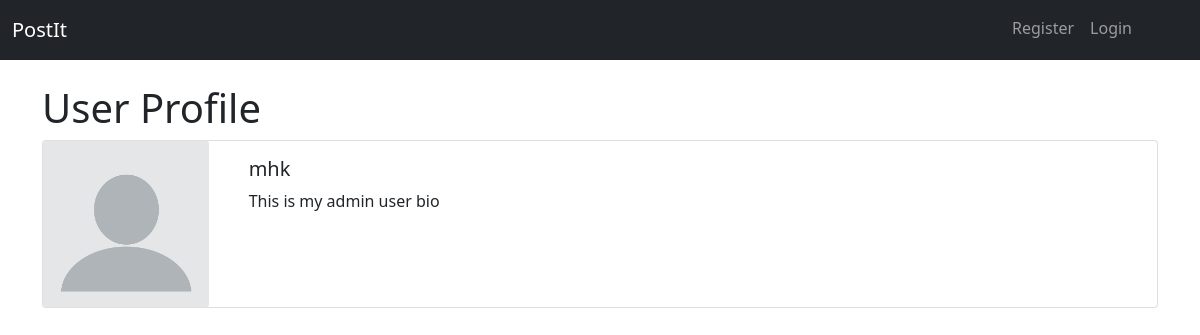
Page /accounts/1/profile/ on the earlier database version.
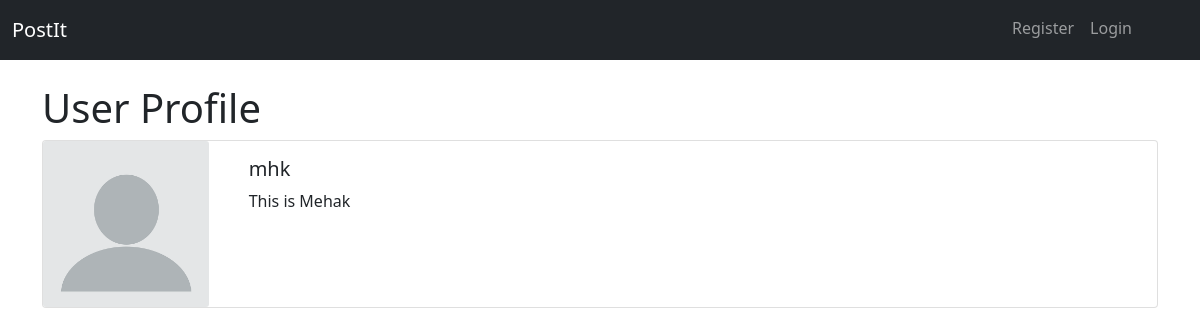
Same page on the later database version.
### postIt/models.py (models this page shows, shortened)
class Profile(models.Model):
    user = models.OneToOneField(User, null=True, on_delete=models.CASCADE)
    bio = models.TextField()
    profile_pic = models.ImageField(null=True, blank=True, upload_to="images/profile/")

### accounts/views.py (the view)
# urls.py: path('<int:pk>/profile/', ProfilePageView.as_view(), name='show_profile'),
class ProfilePageView(DetailView):
    model = Profile
    template_name = 'registration/user_profile.html'
    def get_context_data(self, *args, **kwargs):
        context = super(ProfilePageView, self).get_context_data(*args, **kwargs)
        page_user = get_object_or_404(Profile, id=self.kwargs['pk'])
        context["page_user"] = page_user
        return context

### accounts/templates/registration/user_profile.html (shortened to what this page needs)
{% extends 'base.html' %}
{% load static %}
{% block content %}
<h1>User Profile</h1>
<div class="card mb-3">
  <div class="row no-gutters">
    <div class="col-md-2">
      {% if page_user.profile_pic %}
        <img src="{{ page_user.profile_pic.url }}" width=200>
      {% else %}
        <img src="{% static 'postIt/images/default_profile_pic.jpg' %}" class="card-img" width=200>
      {% endif %}
    </div>
    <div class="col-md-10">
      <div class="card-body">
        <h5 class="card-title">{{page_user.user.username}}</h5>
        <p class="card-text">{{ page_user.bio }}</p>
      </div>
    </div>
  </div>
</div>
<br/><br/>
<br/><br/>
{% endblock %}

Differences in the rows shown:
changed Profile "mhk": bio "This is my admin user bio" → "This is Mehak"
